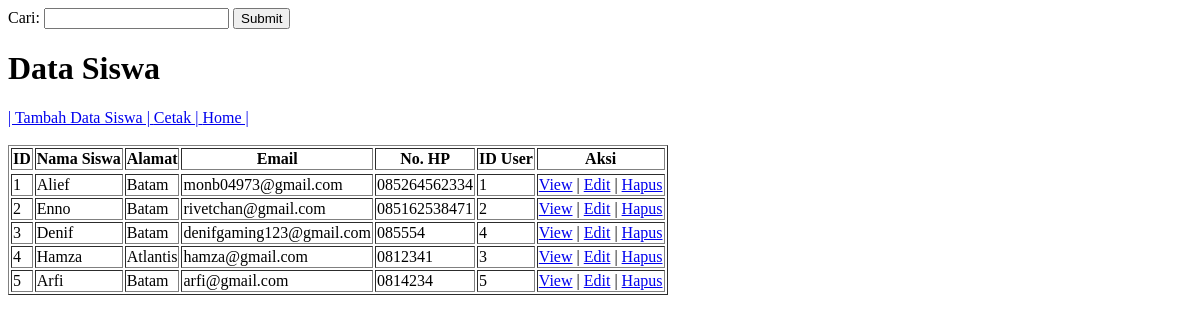
Page /public/dashboard/data/dssiswa.php on the earlier database version.
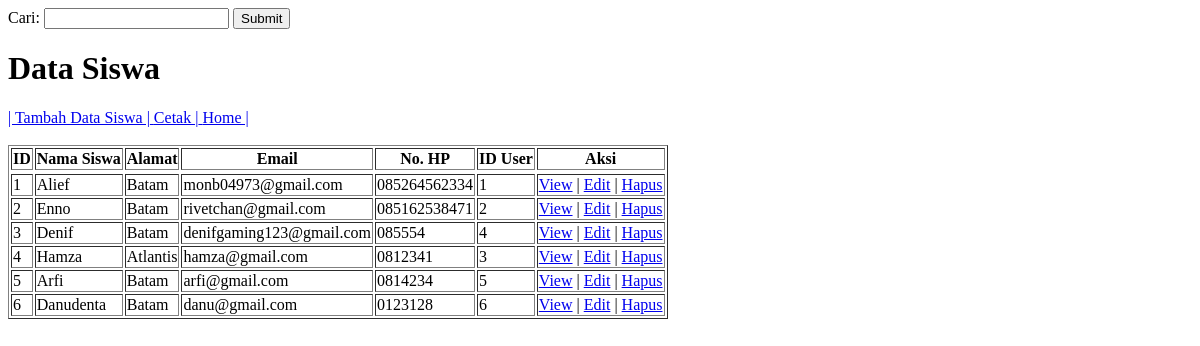
Same page on the later database version.
### tables this page shows
CREATE TABLE `siswa` (
  `idsiswa` int(11) NOT NULL,
  `nama` varchar(255) DEFAULT NULL,
  `alamat` text DEFAULT NULL,
  `email` varchar(100) DEFAULT NULL,
  `no_hp` varchar(20) DEFAULT NULL,
  `users_id` int(11) DEFAULT NULL
);

### public/dashboard/data/dssiswa.php (the view, shortened to what this page needs)
<?php
    include_once("../../../config/koneksi.php");
?>
<!DOCTYPE html>
<html lang="en">
<head>
</head>
<body>
    <form action="dssiswa.php" method="get">
        <label>Cari: </label>
        <input type="text" name="cari">
        <input type="submit" name="Cari">
    </form>
    <table border="1">
        <h1>Data Siswa</h1>
        <a href="../../siswa/tambah/tambah.php">| Tambah Data Siswa |</a>
        <a href="../../siswa/cetak.php" target="_blank"> Cetak |</a>
        <a href="../dashboard.php"> Home |</a><br><br>
            <?php
                if (isset($_GET['cari'])) {
                    $cari = $_GET['cari'];
                    $ambildata = mysqli_query($kon, "SELECT * FROM siswa WHERE idsiswa LIKE '%" .$cari."%' OR nama LIKE '%" .$cari. "%'");
                } else{
                    $ambildata = mysqli_query($kon, "SELECT * FROM siswa ORDER BY 'idsiswa' ASC");
                }
            ?>
            <tr>
                <th> ID </th>
                <th> Nama Siswa </th>
                <th> Alamat </th>
                <th> Email </th>
                <th> No. HP </th>
                <th> ID User </th>
                <th> Aksi </th>
            </tr>
            <tr>
                <?php
                    while ($userAmbilData = mysqli_fetch_array($ambildata)) {
                        echo "<tr>";
                            echo "<td>" . $id = $userAmbilData['idsiswa'] . "</td>";
                            echo "<td>" . $nama = $userAmbilData['nama'] . "</td>";
                            echo "<td>" . $alamat = $userAmbilData['alamat'] . "</td>";
                            echo "<td>" . $email = $userAmbilData['email'] . "</td>";
                            echo "<td>" . $nohp = $userAmbilData['no_hp'] . "</td>";
                            echo "<td>" . $iduser = $userAmbilData['users_id'] . "</td>";
                        echo "<td>
                                <a href='../../siswa/view/view.php?id=" . $userAmbilData['idsiswa'] . "'>View</a> |
                                <a href='../../siswa/update/update.php?id=" . $userAmbilData['idsiswa'] . "'>Edit</a> |
                                <a href='../../siswa/siswahapus.php?id=" . $userAmbilData['idsiswa'] . "'>Hapus</a>
                            </td>";
                        echo "</tr>";
                    }
                ?>
            </tr>
    </table>
</body>
</html>

Differences in the rows shown:
added siswa: idsiswa "6", nama "Danudenta", alamat "Batam", email "danu@gmail.com", no_hp "0123128", users "6"
